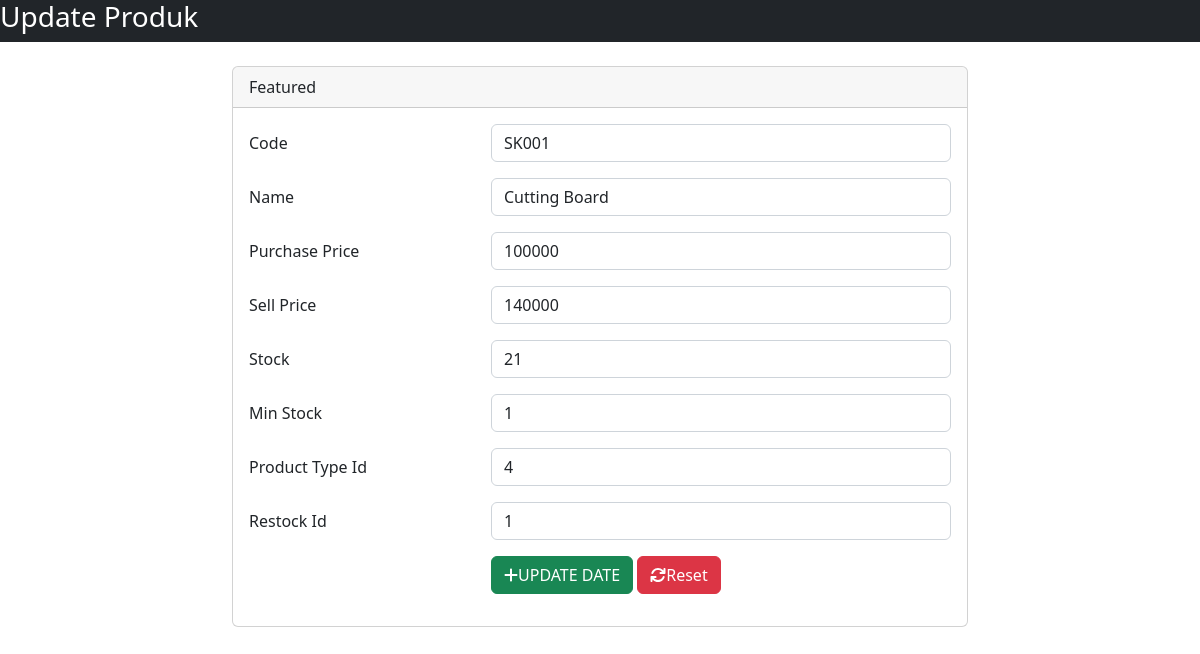
The page /halaman_belakang/tambah/tambah_produk.php?edit=1 on the database its author committed.
### tables this page shows
CREATE TABLE `product` (
  `id` int(11) NOT NULL,
  `sku` varchar(45) DEFAULT NULL,
  `name` varchar(45) DEFAULT NULL,
  `purchase_price` int(11) DEFAULT NULL,
  `sell_price` int(11) DEFAULT NULL,
  `stock` int(11) DEFAULT 0,
  `min_stock` int(11) DEFAULT 0,
  `product_type_id` int(11) NOT NULL,
  `restock_id` int(11) NOT NULL
);

### halaman_belakang/tambah/tambah_produk.php (the view, shortened to what this page needs)
<!DOCTYPE html>
<?php
include '../../databases/koneksi.php';
$kode = '';
$nama = '';
$hargajul = '';
$hargabel = '';
$stok = '';
$min = '';
$type = '';
$restok = '';
if (isset($_GET['edit'])) {
    $id = $_GET['edit'];
    $query = "SELECT * FROM product WHERE id = '$id';";
    $sql = mysqli_query($koneksi, $query);
    $result = mysqli_fetch_assoc($sql);
    $kode = $result['sku'];
    $nama = $result['name'];
    $hargajul = $result['purchase_price'];
    $hargabel = $result['sell_price'];
    $stok = $result['stock'];
    $min = $result['min_stock'];
    $type = $result['product_type_id'];
    $restok = $result['restock_id'];
}
?>
<html lang="en">
<head>
    <link rel="stylesheet" href="path/to/font-awesome/css/font-awesome.min.css">
    <link rel="stylesheet" href="https://cdn.jsdelivr.net/npm/bootstrap@4.6.2/dist/css/bootstrap.min.css">
    <link href="https://cdn.jsdelivr.net/npm/simple-datatables@7.1.2/dist/style.min.css" rel="stylesheet" />
    <link href="css/styles.css" rel="stylesheet" />
</head>
<body>
    <?php
    if (isset($_GET['tambah'])) {
    ?>
        <div class="row">
            <div class="col-12 bg-dark text-white">
                <h3>Tambah Produk</h3>
            </div>
        </div>
    <?php
    } else {
    ?>
        <div class="row">
            <div class="col-12 bg-dark text-white">
                <h3>Update Produk</h3>
            </div>
        </div>
    <?php
    }
    ?>
    <div class="container mt-4">
        <div class="row">
            <div class="col-2"></div>
            <div class="col-8">
                <div class="card">
                    <div class="card-header">
                        Featured
                    </div>
                    <div class="card-body">
                        <form method="POST" action="proses_produk.php">
                            <div class="form-group row">
                                <label for="sku" class="col-4 col-form-label">Code</label>
                                <div class="col-8">
                                    <input value="<?= $kode ?>" id="sku" name="sku" type="text" class="form-control">
                                </div>
                            </div>
                            <div class="form-group row">
                                <label for="name" class="col-4 col-form-label">Name</label>
                                <div class="col-8">
                                    <input value="<?= $nama ?>" id="name" name="name" type="text" class="form-control">
                                </div>
                            </div>
                            <div class="form-group row">
                                <label for="purchase_price" class="col-4 col-form-label">Purchase Price</label>
                                <div class="col-8">
                                    <input value="<?= $hargajul ?>" id="purchase_price" name="purchase_price" type="text" class="form-control">
                                </div>
                            </div>
                            <div class="form-group row">
                                <label for="sell_price" class="col-4 col-form-label">Sell Price</label>
                                <div class="col-8">
                                    <input value="<?= $hargabel ?>" id="sell_price" name="sell_price" type="text" class="form-control">
                                </div>
                            </div>
                            <div class="form-group row">
                                <label for="stock" class="col-4 col-form-label">Stock</label>
                                <div class="col-8">
                                    <input value="<?= $stok ?>" id="stock" name="stock" type="text" class="form-control">
                                </div>
                            </div>
                            <div class="form-group row">
                                <label for="min_stock" class="col-4 col-form-label">Min Stock</label>
                                <div class="col-8">
                                    <input value="<?= $min ?>" id="min_stock" name="min_stock" type="text" class="form-control">
                                </div>
                            </div>
                            <div class="form-group row">
                                <label for="product_type_id" class="col-4 col-form-label">Product Type Id</label>
                                <div class="col-8">
                                    <input value="<?= $type ?>" id="product_type_id" name="product_type_id" type="text" class="form-control">
                                </div>
                            </div>
                            <div class="form-group row">
                                <label for="restock_id" class="col-4 col-form-label">Restock Id</label>
                                <div class="col-8">
                                    <input value="<?= $restok ?>" id="restock_id" name="restock_id" type="text" class="form-control">
                                </div>
                            </div>
                            <div class="form-group row">
                                <div class="offset-4 col-8">
                                    <?php
                                    if (isset($_GET['edit'])) {
                                    ?>
                                        <button name="update" value="edit" type="submit" class="btn btn-success">
                                            <i class="fa fa-plus" aria-hidden="true"></i>UPDATE DATE
                                        </button>
                                    <?php
                                    } else {
                                    ?>
                                        <button name="update" value="add" type="submit" class="btn btn-success">
                                            <i class="fa fa-plus" aria-hidden="true"></i>Tambah
                                        </button>
                                    <?php
                                    }
                                    ?>
                                    <button name="reset" type="submit" class="btn btn-danger">
                                        <i class="fa fa-refresh" aria-hidden="true"></i>Reset
                                    </button>
                                </div>
                            </div>
                        </form>
                    </div>
                </div>
            </div>
            <div class="col-2"></div>
        </div>
    </div>
</body>
</html>

### rows shown on the page
product: sku "SK001", name "Cutting Board", purchase_price "100000", sell_price "140000", stock "21", min_stock "1", product_type_id "4", restock_id "1"
